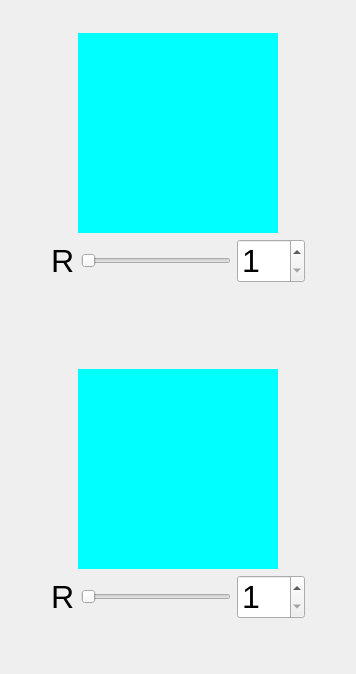
        <widget class="QWidget" name="Sphere">
         <property name="geometry">
          <rect>
           <x>0</x>
           <y>0</y>
           <width>356</width>
           <height>674</height>
          </rect>
         </property>
         <attribute name="label">
          <string>Sphere</string>
         </attribute>
         <layout class="QVBoxLayout" name="verticalLayout_15">
          <item>
           <spacer name="verticalSpacer_12">
            <property name="orientation">
             <enum>Qt::Vertical</enum>
            </property>
            <property name="sizeHint" stdset="0">
             <size>
              <width>20</width>
              <height>40</height>
             </size>
            </property>
           </spacer>
          </item>
          <item>
           <layout class="QVBoxLayout" name="verticalLayout_13">
            <item>
             <layout class="QHBoxLayout" name="horizontalLayout_34">
              <item>
               <spacer name="horizontalSpacer_42">
                <property name="orientation">
                 <enum>Qt::Horizontal</enum>
                </property>
                <property name="sizeHint" stdset="0">
                 <size>
                  <width>40</width>
                  <height>20</height>
                 </size>
                </property>
               </spacer>
              </item>
              <item>
               <widget class="QLabel" name="labelPutSpherePic">
                <property name="minimumSize">
                 <size>
                  <width>200</width>
                  <height>200</height>
                 </size>
                </property>
                <property name="maximumSize">
                 <size>
                  <width>200</width>
                  <height>200</height>
                 </size>
                </property>
                <property name="styleSheet">
                 <string notr="true">background: cyan;</string>
                </property>
                <property name="text">
                 <string/>
                </property>
                <property name="pixmap">
                 <pixmap resource="assets.qrc">:/resource/assets/putSphere.png</pixmap>
                </property>
                <property name="scaledContents">
                 <bool>true</bool>
                </property>
               </widget>
              </item>
              <item>
               <spacer name="horizontalSpacer_43">
                <property name="orientation">
                 <enum>Qt::Horizontal</enum>
                </property>
                <property name="sizeHint" stdset="0">
                 <size>
                  <width>40</width>
                  <height>20</height>
                 </size>
                </property>
               </spacer>
              </item>
             </layout>
            </item>
            <item>
             <layout class="QHBoxLayout" name="horizontalLayout_35">
              <item>
               <spacer name="horizontalSpacer_40">
                <property name="orientation">
                 <enum>Qt::Horizontal</enum>
                </property>
                <property name="sizeType">
                 <enum>QSizePolicy::Fixed</enum>
                </property>
                <property name="sizeHint" stdset="0">
                 <size>
                  <width>40</width>
                  <height>20</height>
                 </size>
                </property>
               </spacer>
              </item>
              <item>
               <layout class="QHBoxLayout" name="horizontalLayout_33">
                <item>
                 <widget class="QLabel" name="labelPutSphere">
                  <property name="styleSheet">
                   <string notr="true">font-size: 32px;</string>
                  </property>
                  <property name="text">
                   <string>R</string>
                  </property>
                 </widget>
                </item>
                <item>
                 <widget class="QSlider" name="horizontalSliderPutSphere">
                  <property name="minimum">
                   <number>1</number>
                  </property>
                  <property name="orientation">
                   <enum>Qt::Horizontal</enum>
                  </property>
                 </widget>
                </item>
                <item>
                 <widget class="QSpinBox" name="spinBoxPutSphere">
                  <property name="styleSheet">
                   <string notr="true">font-size: 32px;</string>
                  </property>
                  <property name="minimum">
                   <number>1</number>
                  </property>
                 </widget>
                </item>
               </layout>
              </item>
              <item>
               <spacer name="horizontalSpacer_41">
                <property name="orientation">
                 <enum>Qt::Horizontal</enum>
                </property>
                <property name="sizeType">
                 <enum>QSizePolicy::Fixed</enum>
                </property>
                <property name="sizeHint" stdset="0">
                 <size>
                  <width>40</width>
                  <height>20</height>
                 </size>
                </property>
               </spacer>
              </item>
             </layout>
            </item>
           </layout>
          </item>
          <item>
           <spacer name="verticalSpacer_10">
            <property name="orientation">
             <enum>Qt::Vertical</enum>
            </property>
            <property name="sizeType">
             <enum>QSizePolicy::Fixed</enum>
            </property>
            <property name="sizeHint" stdset="0">
             <size>
              <width>20</width>
              <height>80</height>
             </size>
            </property>
           </spacer>
          </item>
          <item>
           <layout class="QVBoxLayout" name="verticalLayout_14">
            <item>
             <layout class="QHBoxLayout" name="horizontalLayout_36">
              <item>
               <spacer name="horizontalSpacer_44">
                <property name="orientation">
                 <enum>Qt::Horizontal</enum>
                </property>
                <property name="sizeHint" stdset="0">
                 <size>
                  <width>40</width>
                  <height>20</height>
                 </size>
                </property>
               </spacer>
              </item>
              <item>
               <widget class="QLabel" name="labelCutSpherePic">
                <property name="minimumSize">
                 <size>
                  <width>200</width>
                  <height>200</height>
                 </size>
                </property>
                <property name="maximumSize">
                 <size>
                  <width>200</width>
                  <height>200</height>
                 </size>
                </property>
                <property name="styleSheet">
                 <string notr="true">background: cyan;</string>
                </property>
                <property name="text">
                 <string/>
                </property>
                <property name="pixmap">
                 <pixmap resource="assets.qrc">:/resource/assets/cutSphere.png</pixmap>
                </property>
                <property name="scaledContents">
                 <bool>true</bool>
                </property>
               </widget>
              </item>
              <item>
               <spacer name="horizontalSpacer_45">
                <property name="orientation">
                 <enum>Qt::Horizontal</enum>
                </property>
                <property name="sizeHint" stdset="0">
                 <size>
                  <width>40</width>
                  <height>20</height>
                 </size>
                </property>
               </spacer>
              </item>
             </layout>
            </item>
            <item>
             <layout class="QHBoxLayout" name="horizontalLayout_37">
              <item>
               <spacer name="horizontalSpacer_46">
                <property name="orientation">
                 <enum>Qt::Horizontal</enum>
                </property>
                <property name="sizeType">
                 <enum>QSizePolicy::Fixed</enum>
                </property>
                <property name="sizeHint" stdset="0">
                 <size>
                  <width>40</width>
                  <height>20</height>
                 </size>
                </property>
               </spacer>
              </item>
              <item>
               <layout class="QHBoxLayout" name="horizontalLayout_38">
                <item>
                 <widget class="QLabel" name="labelCutSphere">
                  <property name="styleSheet">
                   <string notr="true">font-size: 32px;</string>
                  </property>
                  <property name="text">
                   <string>R</string>
                  </property>
                 </widget>
                </item>
                <item>
                 <widget class="QSlider" name="horizontalSliderCutSphere">
                  <property name="minimum">
                   <number>1</number>
                  </property>
                  <property name="orientation">
                   <enum>Qt::Horizontal</enum>
                  </property>
                 </widget>
                </item>
                <item>
                 <widget class="QSpinBox" name="spinBoxCutSphere">
                  <property name="styleSheet">
                   <string notr="true">font-size: 32px;</string>
                  </property>
                  <property name="minimum">
                   <number>1</number>
                  </property>
                 </widget>
                </item>
               </layout>
              </item>
              <item>
               <spacer name="horizontalSpacer_47">
                <property name="orientation">
                 <enum>Qt::Horizontal</enum>
                </property>
                <property name="sizeType">
                 <enum>QSizePolicy::Fixed</enum>
                </property>
                <property name="sizeHint" stdset="0">
                 <size>
                  <width>40</width>
                  <height>20</height>
                 </size>
                </property>
               </spacer>
              </item>
             </layout>
            </item>
           </layout>
          </item>
          <item>
           <spacer name="verticalSpacer_11">
            <property name="orientation">
             <enum>Qt::Vertical</enum>
            </property>
            <property name="sizeHint" stdset="0">
             <size>
              <width>20</width>
              <height>62</height>
             </size>
            </property>
           </spacer>
          </item>
         </layout>
        </widget>
